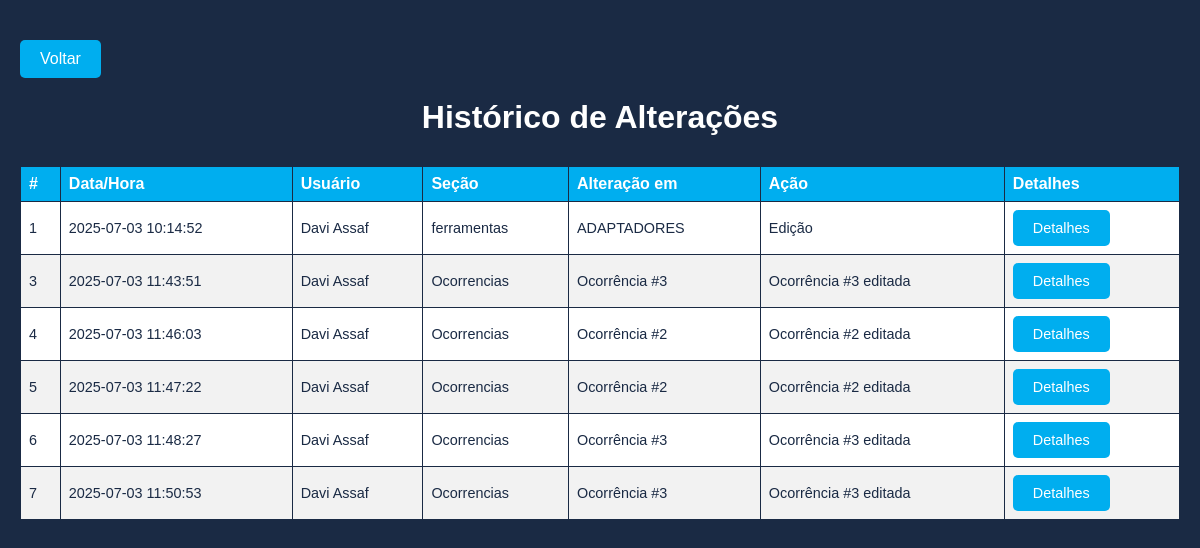
Before: /menu/historico/index.php (signed in) with the older database file.
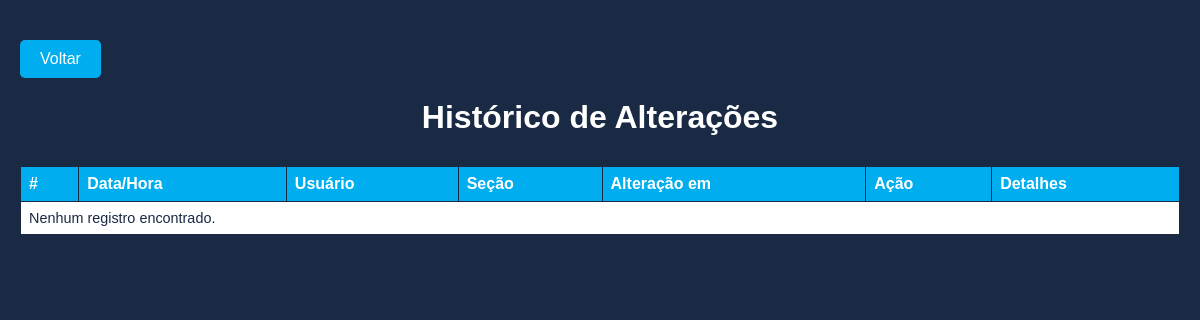
After: the same page with the newer database file.
### tables this page shows
CREATE TABLE IF NOT EXISTS `historico` (
  `id` int NOT NULL AUTO_INCREMENT,
  `data_hora` datetime NOT NULL DEFAULT CURRENT_TIMESTAMP,
  `funcionario_id` int NOT NULL,
  `secao` varchar(50) NOT NULL,
  `item` varchar(250) NOT NULL,
  `acao` varchar(30) NOT NULL,
  `detalhes` text,
  PRIMARY KEY (`id`),
  UNIQUE KEY `id` (`id`)
);

CREATE TABLE IF NOT EXISTS `funcionarios` (
  `id_funcionario` int NOT NULL AUTO_INCREMENT,
  `nome` varchar(100) NOT NULL,
  `telefone` varchar(25) NOT NULL,
  `email` varchar(250) DEFAULT NULL,
  `senha` varchar(255) DEFAULT NULL,
  `administrador` tinyint NOT NULL DEFAULT '0',
  PRIMARY KEY (`id_funcionario`),
  UNIQUE KEY `id` (`id_funcionario`)
);

### menu/historico/index.php (the view, shortened to what this page needs)
<?php
include '../conn.php';
$query = "SELECT * FROM historico";
$stmt = $conn->prepare($query);
$stmt->execute();
$result = $stmt->get_result();
?>
<!DOCTYPE html>
<html lang="pt-BR">
<head>
    <link rel="stylesheet" type="text/css" href="style.css">
</head>
<body>
    <div class='back-button'>
        <a href='..' class='back-btn'>Voltar</a>
    </div>
    <h1>Histórico de Alterações</h1>
    <table class="table-style">
        <thead>
            <tr>
                <th>#</th>
                <th>Data/Hora</th>
                <th>Usuário</th>
                <th>Seção</th>
                <th>Alteração em</th>
                <th>Ação</th>
                <th>Detalhes</th>
            </tr>
        </thead>
        <tbody>
            <?php if ($result->num_rows > 0): ?>
                <?php while ($row = $result->fetch_assoc()): ?>
                    <?php
                    $query_func = "SELECT nome FROM funcionarios WHERE id_funcionario = ?";
                    $stmt_func = $conn->prepare($query_func);
                    $stmt_func->bind_param("i", $row['funcionario_id']);
                    $stmt_func->execute();
                    $result_funcionario = $stmt_func->get_result();
                    $funcionario = $result_funcionario->fetch_assoc();
                    ?>
                    <tr>
                        <td><?php echo htmlspecialchars($row['id']); ?></td>
                        <td><?php echo htmlspecialchars($row['data_hora']); ?></td>
                        <td><?php echo htmlspecialchars($funcionario['nome'] ?? ''); ?></td>
                        <td><?php echo htmlspecialchars($row['secao']); ?></td>
                        <td><?php echo htmlspecialchars($row['item']); ?></td>
                        <td><?php echo htmlspecialchars($row['acao']); ?></td>
                        <td><button onclick="historicoDetalhes(<?php echo htmlspecialchars($row['id']); ?>)">Detalhes</button></td>
                    </tr>
                <?php endwhile; ?>
            <?php else: ?>
                <tr>
                    <td colspan="7">Nenhum registro encontrado.</td>
                </tr>
            <?php endif; ?>
        </tbody>
    </table>
</body>
</html>

Changed rows visible on the page:
removed historico: id "1", data_hora "2025-07-03 10:14:52", funcionario.nome "Davi Assaf", secao "ferramentas", item "ADAPTADORES", acao "Edição"
removed historico: id "3", data_hora "2025-07-03 11:43:51", funcionario.nome "Davi Assaf", secao "Ocorrencias", item "Ocorrência #3", acao "Ocorrência #3 editada"
removed historico: id "4", data_hora "2025-07-03 11:46:03", funcionario.nome "Davi Assaf", secao "Ocorrencias", item "Ocorrência #2", acao "Ocorrência #2 editada"
removed historico: id "5", data_hora "2025-07-03 11:47:22", funcionario.nome "Davi Assaf", secao "Ocorrencias", item "Ocorrência #2", acao "Ocorrência #2 editada"
removed historico: id "6", data_hora "2025-07-03 11:48:27", funcionario.nome "Davi Assaf", secao "Ocorrencias", item "Ocorrência #3", acao "Ocorrência #3 editada"
removed historico: id "7", data_hora "2025-07-03 11:50:53", funcionario.nome "Davi Assaf", secao "Ocorrencias", item "Ocorrência #3", acao "Ocorrência #3 editada"
Other visible differences:
text now shown: "Nenhum registro encontrado."
